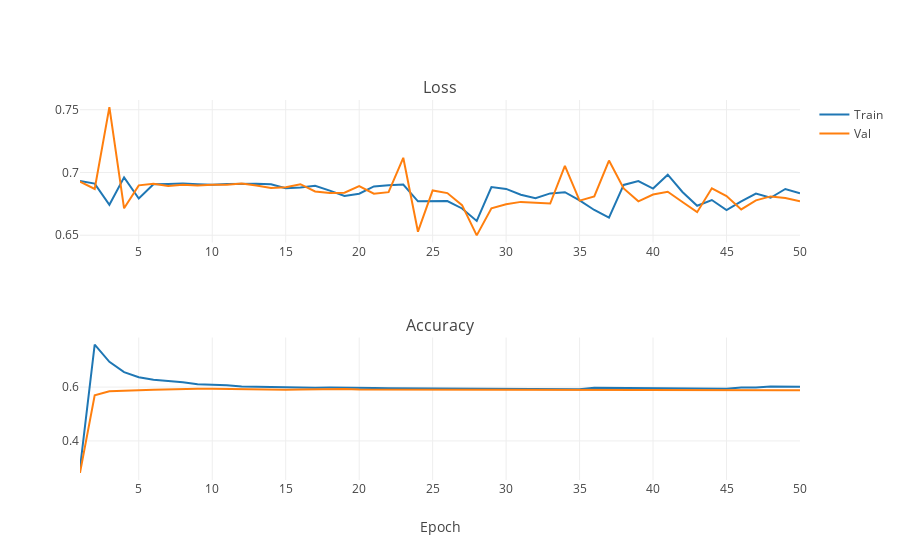

This figure's notebook cell:
### Markdown cell above
Lets start with a bare version of AlexNet. No dropout is used, downscale=16. The network is trained with Adam for 50 epochs:

### Code cell
from plotly.offline import init_notebook_mode, iplot
init_notebook_mode(connected=True)

from cv_vis import plot_training_stats
iplot(plot_training_stats("/DATA/Dropbox/LOOTRPV/Personal_programming/MachineLearning/Tutorials/ImageRecognition/workspace/AlexNet_zero.log"))
